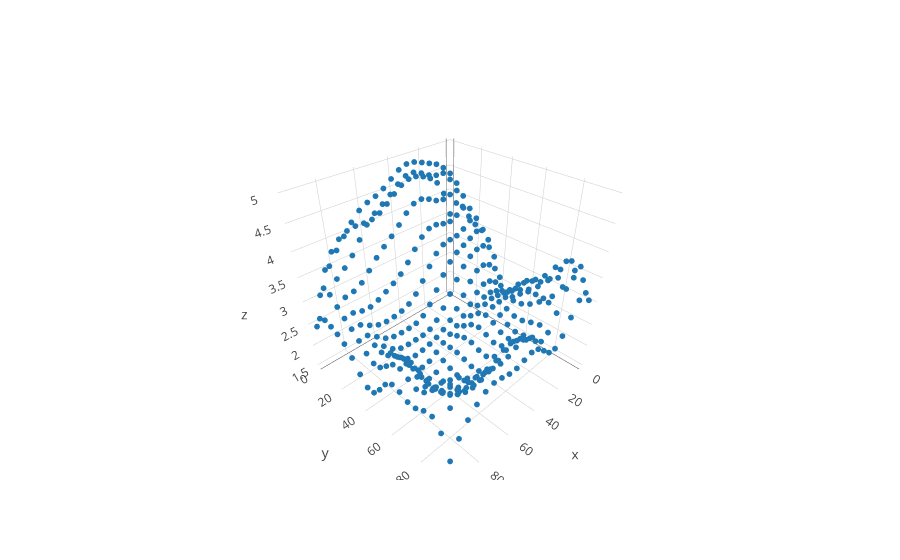
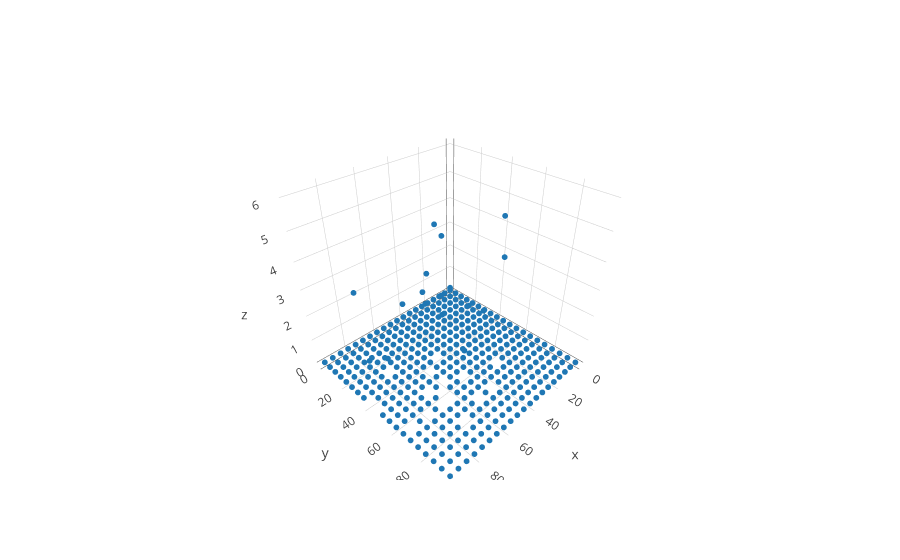

The notebook cell these images were saved under, in order:
### Markdown cell above
Plotting posterior mean and variances

### Code cell
iplot([go.Scatter3d(x = X[:,0], y = X[:,1], z=inf_svi.predict(), mode = 'markers', marker=dict(size = 2,))])
iplot([go.Scatter3d(x = X[:,0], y = X[:,1], z=np.exp(inf_svi.q_S), mode = 'markers', marker=dict(size = 2,))])

### Figure 1 — Plotly figure (JSON) as saved in the notebook; plotly's stock layout.template omitted (floating-point values rounded to 4 significant figures; data arrays with more than 128 entries replaced by an {"elided": "..."} marker saying what was removed)
{"data": [{"marker": {"size": 2}, "mode": "markers", "type": "scatter3d", "x": {"elided": "400 int values"}, "y": {"elided": "400 int values"}, "z": {"elided": "400 float values"}}], "layout": {}}

### Figure 2 — Plotly figure (JSON) as saved in the notebook; plotly's stock layout.template omitted (floating-point values rounded to 4 significant figures; data arrays with more than 128 entries replaced by an {"elided": "..."} marker saying what was removed)
{"data": [{"marker": {"size": 2}, "mode": "markers", "type": "scatter3d", "x": {"elided": "400 int values"}, "y": {"elided": "400 int values"}, "z": {"elided": "400 float values"}}], "layout": {}}
